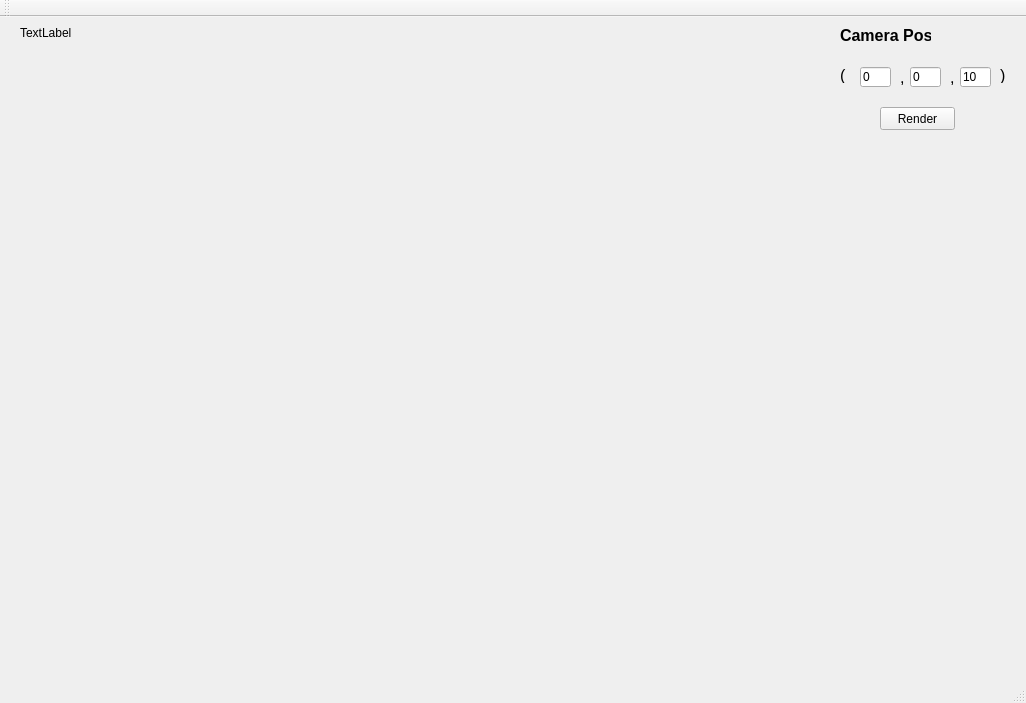
<?xml version="1.0" encoding="UTF-8"?>
<ui version="4.0">
 <class>RayTracerClass</class>
 <widget class="QMainWindow" name="RayTracerClass">
  <property name="geometry">
   <rect>
    <x>0</x>
    <y>0</y>
    <width>1026</width>
    <height>703</height>
   </rect>
  </property>
  <property name="windowTitle">
   <string>RayTracer</string>
  </property>
  <widget class="QWidget" name="centralWidget">
   <widget class="QLabel" name="label">
    <property name="geometry">
     <rect>
      <x>840</x>
      <y>10</y>
      <width>91</width>
      <height>16</height>
     </rect>
    </property>
    <property name="font">
     <font>
      <pointsize>12</pointsize>
      <weight>75</weight>
      <bold>true</bold>
     </font>
    </property>
    <property name="text">
     <string>Camera Pos</string>
    </property>
   </widget>
   <widget class="QPushButton" name="RenderButton">
    <property name="geometry">
     <rect>
      <x>880</x>
      <y>90</y>
      <width>75</width>
      <height>23</height>
     </rect>
    </property>
    <property name="text">
     <string>Render</string>
    </property>
   </widget>
   <widget class="QLineEdit" name="posXEdit">
    <property name="geometry">
     <rect>
      <x>860</x>
      <y>50</y>
      <width>31</width>
      <height>20</height>
     </rect>
    </property>
    <property name="text">
     <string>0</string>
    </property>
   </widget>
   <widget class="QLineEdit" name="posYEdit">
    <property name="geometry">
     <rect>
      <x>910</x>
      <y>50</y>
      <width>31</width>
      <height>20</height>
     </rect>
    </property>
    <property name="text">
     <string>0</string>
    </property>
   </widget>
   <widget class="QLineEdit" name="posZEdit">
    <property name="geometry">
     <rect>
      <x>960</x>
      <y>50</y>
      <width>31</width>
      <height>20</height>
     </rect>
    </property>
    <property name="text">
     <string>10</string>
    </property>
   </widget>
   <widget class="QLabel" name="label_2">
    <property name="geometry">
     <rect>
      <x>840</x>
      <y>50</y>
      <width>16</width>
      <height>16</height>
     </rect>
    </property>
    <property name="font">
     <font>
      <pointsize>12</pointsize>
     </font>
    </property>
    <property name="text">
     <string>(</string>
    </property>
   </widget>
   <widget class="QLabel" name="label_3">
    <property name="geometry">
     <rect>
      <x>1000</x>
      <y>50</y>
      <width>16</width>
      <height>16</height>
     </rect>
    </property>
    <property name="font">
     <font>
      <pointsize>12</pointsize>
     </font>
    </property>
    <property name="text">
     <string>)</string>
    </property>
   </widget>
   <widget class="QLabel" name="label_4">
    <property name="geometry">
     <rect>
      <x>900</x>
      <y>50</y>
      <width>16</width>
      <height>20</height>
     </rect>
    </property>
    <property name="font">
     <font>
      <pointsize>12</pointsize>
     </font>
    </property>
    <property name="text">
     <string>,</string>
    </property>
   </widget>
   <widget class="QLabel" name="label_5">
    <property name="geometry">
     <rect>
      <x>950</x>
      <y>50</y>
      <width>16</width>
      <height>20</height>
     </rect>
    </property>
    <property name="font">
     <font>
      <pointsize>12</pointsize>
     </font>
    </property>
    <property name="text">
     <string>,</string>
    </property>
   </widget>
   <widget class="QLabel" name="render_label">
    <property name="geometry">
     <rect>
      <x>20</x>
      <y>10</y>
      <width>54</width>
      <height>12</height>
     </rect>
    </property>
    <property name="text">
     <string>TextLabel</string>
    </property>
   </widget>
  </widget>
  <widget class="QMenuBar" name="menuBar">
   <property name="geometry">
    <rect>
     <x>0</x>
     <y>0</y>
     <width>1026</width>
     <height>23</height>
    </rect>
   </property>
  </widget>
  <widget class="QToolBar" name="mainToolBar">
   <attribute name="toolBarArea">
    <enum>TopToolBarArea</enum>
   </attribute>
   <attribute name="toolBarBreak">
    <bool>false</bool>
   </attribute>
  </widget>
  <widget class="QStatusBar" name="statusBar"/>
 </widget>
 <layoutdefault spacing="6" margin="11"/>
 <resources>
  <include location="raytracer.qrc"/>
 </resources>
 <connections/>
</ui>
